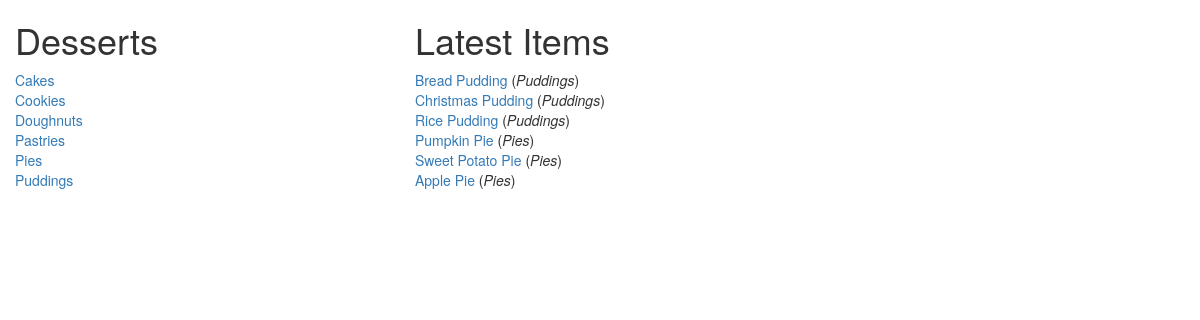
Page /catalog/ on the committed database.
### database_setup.py (models this page shows, shortened)
class Category(Base):
    __tablename__ = 'category'
    name = Column(String(250), nullable=False, primary_key=True)
    user_id = Column(Integer, ForeignKey('user.id'))
    user = relationship(User)

class Item(Base):
    __tablename__ = 'item'
    name = Column(String(80), nullable=False)
    id = Column(Integer, primary_key=True)
    description = Column(String(250))
    category_name = Column(String, ForeignKey('category.name'))
    category = relationship(Category)
    user_id = Column(Integer, ForeignKey('user.id'))
    user = relationship(User)

### app.py (the view)
@app.route('/')
@app.route('/catalog/')
def showCatalog():
    categories = session.query(Category).all()
    items = session.query(Item).order_by(Item.id.desc()).limit(6)
    if 'username' not in login_session:
        return render_template('publiccatalog.html', categories=categories, items=items)
    else:
        return render_template('catalog.html', categories=categories, items=items)

### templates/publiccatalog.html (shortened to what this page needs)
<!DOCTYPE html>
<html lang="en">
<head>
  <link rel="stylesheet" href="https://maxcdn.bootstrapcdn.com/bootstrap/3.4.0/css/bootstrap.min.css">
</head>
<body>
<div class='container-fluid'>
    <div class='row'>
        <div class='col-xs-4'>
            <h1>Desserts</h1>
            {% for c in categories %}
            <a href='{{url_for('showCategory', category_name = c.name)}}'>{{c.name}}</a>
            {% endfor %}
        </div>
        <div class='col-xs-8'>
            <h1>Latest Items</h1>
            {% for i in items %}
            <a href='{{url_for('showItem', category_name = i.category_name, item_name = i.name)}}'>{{i.name}}</a> (<em>{{i.category_name}}</em>)
            {% endfor %}
        </div>
    </div>
</div>
</body>
</html>

### rows in the picture
Category: name "Cakes"
Category: name "Cookies"
Category: name "Doughnuts"
Category: name "Pastries"
Category: name "Pies"
Category: name "Puddings"
Item: name "Bread Pudding", category_name "Puddings"
Item: name "Christmas Pudding", category_name "Puddings"
Item: name "Rice Pudding", category_name "Puddings"
Item: name "Pumpkin Pie", category_name "Pies"
Item: name "Sweet Potato Pie", category_name "Pies"
Item: name "Apple Pie", category_name "Pies"
